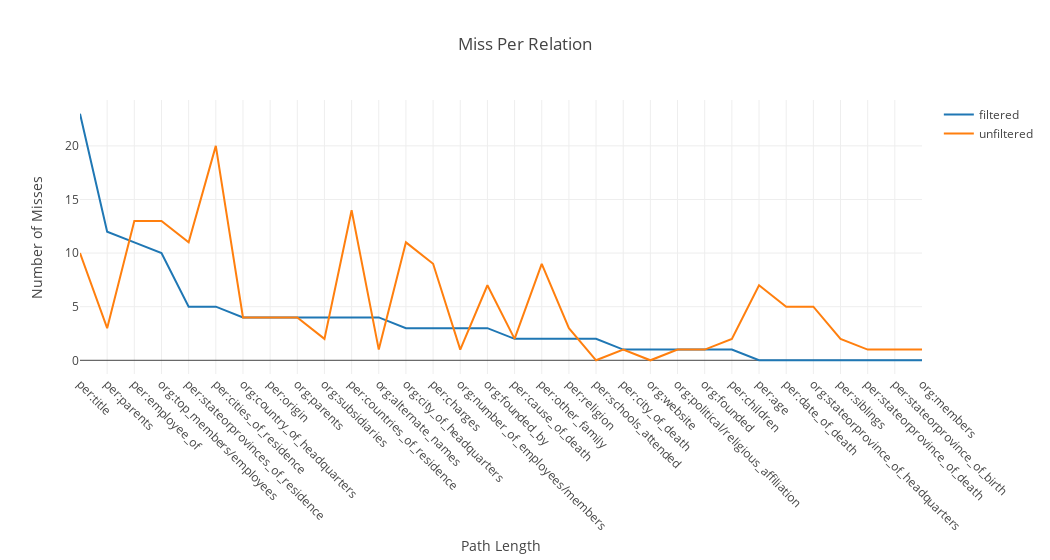

The code cell stored with this chart in its notebook:
### Code cell
scatter1 = go.Scatter(
        x=[relation for relation in relations], 
        y=[filtered_only_misses_by_gold_dict['total'][filtered_lookup_index[relation]] if relation in filtered_lookup_index else 0 for relation in relations],
        mode='lines',
        name='filtered'
)

scatter2= go.Scatter(
        x=[relation for relation in relations], 
        y=[unfiltered_only_misses_by_gold_dict['total'][unfiltered_lookup_index[relation]] if relation in unfiltered_lookup_index else 0 for relation in relations],
        mode='lines',
        name='unfiltered'
)


layout = go.Layout(
    title='Miss Per Relation',
    xaxis_title="Path Length",
    yaxis_title="Number of Misses",        
    barmode='overlay',
    width=1050,
    xaxis = go.layout.XAxis(
        tickangle = 45,
        automargin = True
    )
)

fig = go.Figure(data=[scatter1,scatter2], layout=layout)


fig.show()

### Figure 1 — Plotly figure (JSON) as saved in the notebook; plotly's stock layout.template omitted (floating-point values rounded to 4 significant figures)
{"data": [{"mode": "lines", "name": "filtered", "type": "scatter", "uid": "f113209d-3462-4eec-a04a-05185832cfae", "x": ["per:title", "per:parents", "per:employee_of", "org:top_members/employees", "per:stateorprovinces_of_residence", "per:cities_of_residence", "org:country_of_headquarters", "per:origin", "org:parents", "org:subsidiaries", "per:countries_of_residence", "org:alternate_names", "org:city_of_headquarters", "per:charges", "org:number_of_employees/members", "org:founded_by", "per:cause_of_death", "per:other_family", "per:religion", "per:schools_attended", "per:city_of_death", "org:website", "org:political/religious_affiliation", "org:founded", "per:children", "per:age", "per:date_of_death", "org:stateorprovince_of_headquarters", "per:siblings", "per:stateorprovince_of_death", "per:stateorprovince_of_birth", "org:members"], "y": [23, 12, 11, 10, 5, 5, 4, 4, 4, 4, 4, 4, 3, 3, 3, 3, 2, 2, 2, 2, 1, 1, 1, 1, 1, 0, 0, 0, 0, 0, 0, 0]}, {"mode": "lines", "name": "unfiltered", "type": "scatter", "uid": "5cfedef2-0e6f-4c16-b4dc-efbbc9d72824", "x": ["per:title", "per:parents", "per:employee_of", "org:top_members/employees", "per:stateorprovinces_of_residence", "per:cities_of_residence", "org:country_of_headquarters", "per:origin", "org:parents", "org:subsidiaries", "per:countries_of_residence", "org:alternate_names", "org:city_of_headquarters", "per:charges", "org:number_of_employees/members", "org:founded_by", "per:cause_of_death", "per:other_family", "per:religion", "per:schools_attended", "per:city_of_death", "org:website", "org:political/religious_affiliation", "org:founded", "per:children", "per:age", "per:date_of_death", "org:stateorprovince_of_headquarters", "per:siblings", "per:stateorprovince_of_death", "per:stateorprovince_of_birth", "org:members"], "y": [10, 3, 13, 13, 11, 20, 4, 4, 4, 2, 14, 1, 11, 9, 1, 7, 2, 9, 3, 0, 1, 0, 1, 1, 2, 7, 5, 5, 2, 1, 1, 1]}], "layout": {"barmode": "overlay", "title": {"text": "Miss Per Relation"}, "width": 1050, "xaxis": {"automargin": true, "tickangle": 45, "title": {"text": "Path Length"}}, "yaxis": {"title": {"text": "Number of Misses"}}}}
